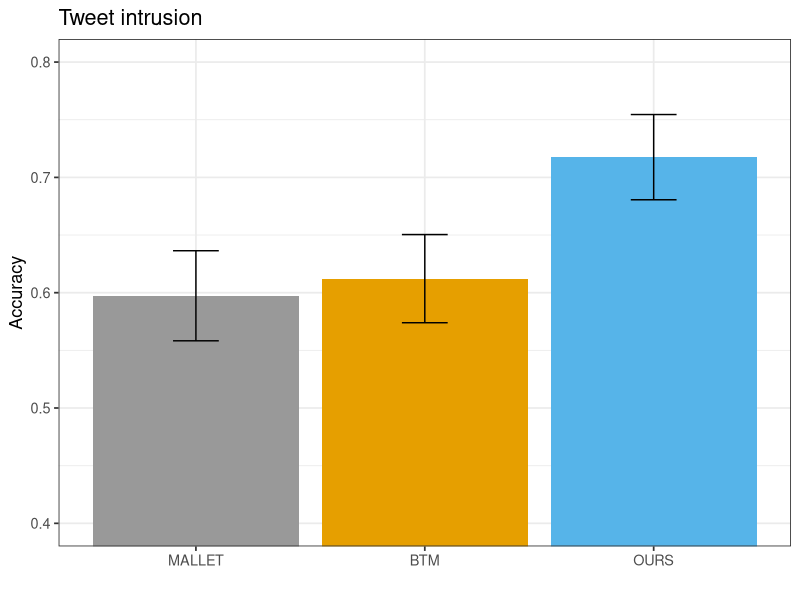
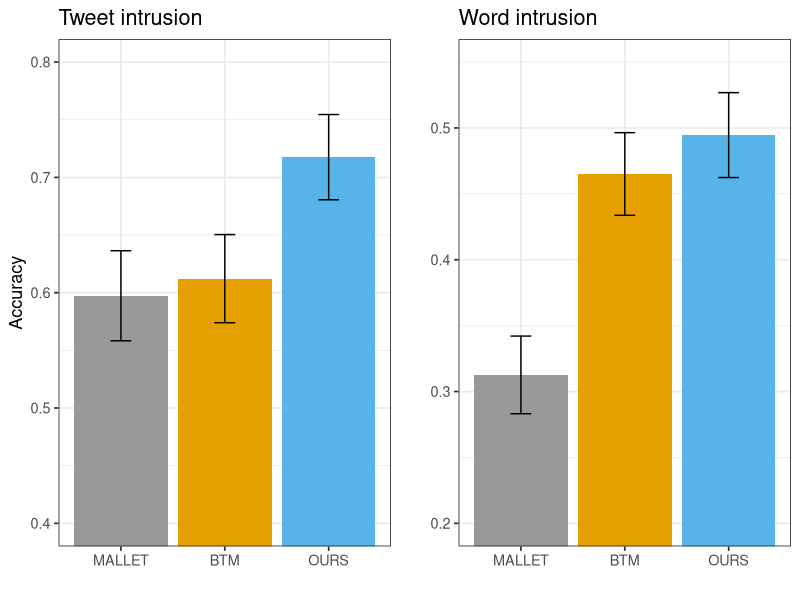

Here is the R script that generated these plots, in order:
library(ggplot2)
library(ggrepel)
library(RColorBrewer)
library(gridExtra)
library(grid)
library(scales)

setwd('/Users/ddemszky/Google_Drive/Research/Framing/NAACL/framing-twitter')
data <- read.csv("data/topic_eval/collapsed_tweet_results.csv",header=TRUE)
data2 <- read.csv("data/topic_eval/collapsed_word_results.csv",header=TRUE)

cbPalette <- c("#999999", "#E69F00", "#56B4E9", "#009E73", "#F0E442", "#0072B2", "#D55E00", "#CC79A7")

p1 = ggplot(data=data, aes(x=reorder(model, accuracy), y=accuracy, fill=reorder(model, accuracy))) +
  geom_bar(stat="identity", ) +
  geom_errorbar(aes(ymin=accuracy-se, ymax=accuracy+se), width=.2) +
  xlab("") +
  ylab("Accuracy") +
  theme_bw(base_size=13) +
  ggtitle("Tweet intrusion") +
  scale_fill_manual(values=cbPalette) +
  guides(fill=FALSE) +
  scale_y_continuous(limits=c(.4,.8),oob = rescale_none)
  
p1

p2 = ggplot(data=data2, aes(x=reorder(model, accuracy), y=accuracy, fill=reorder(model, accuracy))) +
  geom_bar(stat="identity", ) +
  geom_errorbar(aes(ymin=accuracy-se, ymax=accuracy+se), width=.2) +
  xlab("") +
  ylab("") +
  theme_bw(base_size=13) +
  ggtitle("Word intrusion")+
  scale_fill_manual(values=cbPalette) +
  guides(fill=FALSE) +
  scale_y_continuous(limits=c(.2,.55),oob = rescale_none)

grid.arrange(p1, p2, nrow=1)
